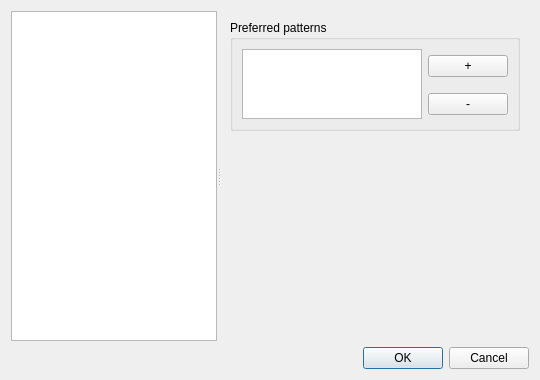
<?xml version="1.0" encoding="UTF-8"?>
<ui version="4.0">
 <class>SettingsDialog</class>
 <widget class="QDialog" name="SettingsDialog">
  <property name="geometry">
   <rect>
    <x>0</x>
    <y>0</y>
    <width>540</width>
    <height>380</height>
   </rect>
  </property>
  <property name="windowTitle">
   <string>Settings</string>
  </property>
  <layout class="QGridLayout" name="gridLayout">
   <item row="0" column="0">
    <widget class="QSplitter" name="splitter">
     <property name="orientation">
      <enum>Qt::Horizontal</enum>
     </property>
     <property name="childrenCollapsible">
      <bool>false</bool>
     </property>
     <widget class="QTreeWidget" name="menu">
      <property name="sizePolicy">
       <sizepolicy hsizetype="Expanding" vsizetype="Expanding">
        <horstretch>0</horstretch>
        <verstretch>0</verstretch>
       </sizepolicy>
      </property>
      <property name="minimumSize">
       <size>
        <width>110</width>
        <height>0</height>
       </size>
      </property>
      <property name="autoExpandDelay">
       <number>0</number>
      </property>
      <property name="indentation">
       <number>5</number>
      </property>
      <property name="uniformRowHeights">
       <bool>true</bool>
      </property>
      <property name="animated">
       <bool>true</bool>
      </property>
      <property name="headerHidden">
       <bool>true</bool>
      </property>
      <attribute name="headerDefaultSectionSize">
       <number>36</number>
      </attribute>
      <attribute name="headerMinimumSectionSize">
       <number>36</number>
      </attribute>
      <column>
       <property name="text">
        <string notr="true">1</string>
       </property>
      </column>
     </widget>
     <widget class="QStackedWidget" name="content">
      <property name="sizePolicy">
       <sizepolicy hsizetype="Preferred" vsizetype="Preferred">
        <horstretch>0</horstretch>
        <verstretch>0</verstretch>
       </sizepolicy>
      </property>
      <property name="currentIndex">
       <number>0</number>
      </property>
      <widget class="QWidget" name="generalPage">
       <layout class="QGridLayout" name="gridLayout_6">
        <item row="0" column="0">
         <widget class="QGroupBox" name="groupBox_2">
          <property name="title">
           <string>Preferred patterns</string>
          </property>
          <layout class="QGridLayout" name="gridLayout_5">
           <item row="0" column="0" rowspan="2">
            <widget class="QListWidget" name="listWidget"/>
           </item>
           <item row="0" column="1">
            <widget class="QPushButton" name="pushButton">
             <property name="text">
              <string>+</string>
             </property>
            </widget>
           </item>
           <item row="1" column="1">
            <widget class="QPushButton" name="pushButton_2">
             <property name="text">
              <string>-</string>
             </property>
            </widget>
           </item>
          </layout>
         </widget>
        </item>
        <item row="1" column="0">
         <spacer name="verticalSpacer_3">
          <property name="orientation">
           <enum>Qt::Vertical</enum>
          </property>
          <property name="sizeHint" stdset="0">
           <size>
            <width>20</width>
            <height>200</height>
           </size>
          </property>
         </spacer>
        </item>
       </layout>
      </widget>
      <widget class="QWidget" name="interfacePage">
       <layout class="QGridLayout" name="gridLayout_2">
        <item row="2" column="0">
         <widget class="QGroupBox" name="groupBox">
          <property name="title">
           <string>Library</string>
          </property>
          <layout class="QFormLayout" name="formLayout_4">
           <property name="fieldGrowthPolicy">
            <enum>QFormLayout::AllNonFixedFieldsGrow</enum>
           </property>
           <item row="0" column="1">
            <widget class="QCheckBox" name="libColors">
             <property name="text">
              <string>Enable colors</string>
             </property>
             <property name="checked">
              <bool>true</bool>
             </property>
            </widget>
           </item>
          </layout>
         </widget>
        </item>
        <item row="3" column="0">
         <widget class="QGroupBox" name="groupBox_3">
          <property name="title">
           <string>Tracks Informations</string>
          </property>
          <layout class="QGridLayout" name="gridLayout_3">
           <item row="1" column="0">
            <widget class="QRadioButton" name="bpStyle">
             <property name="text">
              <string>Beatport style</string>
             </property>
            </widget>
           </item>
           <item row="1" column="1">
            <widget class="QRadioButton" name="mikStyle">
             <property name="text">
              <string>MixedInKey style</string>
             </property>
            </widget>
           </item>
           <item row="0" column="0" colspan="2">
            <widget class="QLabel" name="label_6">
             <property name="text">
              <string>How keys must be displayed ?</string>
             </property>
            </widget>
           </item>
          </layout>
         </widget>
        </item>
        <item row="0" column="0">
         <widget class="QLabel" name="title_2">
          <property name="text">
           <string>&lt;html&gt;&lt;head/&gt;&lt;body&gt;&lt;p&gt;&lt;span style=&quot; font-size:10pt; font-weight:600;&quot;&gt;Interface&lt;/span&gt;&lt;/p&gt;&lt;/body&gt;&lt;/html&gt;</string>
          </property>
         </widget>
        </item>
        <item row="4" column="0">
         <spacer name="verticalSpacer">
          <property name="orientation">
           <enum>Qt::Vertical</enum>
          </property>
          <property name="sizeHint" stdset="0">
           <size>
            <width>20</width>
            <height>40</height>
           </size>
          </property>
         </spacer>
        </item>
        <item row="1" column="0">
         <widget class="QGroupBox" name="groupBox_4">
          <property name="title">
           <string>Language</string>
          </property>
          <layout class="QGridLayout" name="gridLayout_4">
           <item row="0" column="0">
            <widget class="QLabel" name="label_7">
             <property name="text">
              <string>Select your preferred language</string>
             </property>
            </widget>
           </item>
           <item row="0" column="1">
            <widget class="QComboBox" name="langSelection"/>
           </item>
          </layout>
         </widget>
        </item>
       </layout>
      </widget>
      <widget class="QWidget" name="networkPage">
       <layout class="QVBoxLayout" name="verticalLayout">
        <item>
         <widget class="QGroupBox" name="proxyGroup">
          <property name="title">
           <string>Enable proxy</string>
          </property>
          <property name="checkable">
           <bool>true</bool>
          </property>
          <layout class="QFormLayout" name="formLayout">
           <property name="fieldGrowthPolicy">
            <enum>QFormLayout::AllNonFixedFieldsGrow</enum>
           </property>
           <item row="0" column="0">
            <widget class="QLabel" name="label_2">
             <property name="text">
              <string>Host</string>
             </property>
            </widget>
           </item>
           <item row="0" column="1">
            <widget class="QLineEdit" name="proxyHost"/>
           </item>
           <item row="1" column="0">
            <widget class="QLabel" name="label_4">
             <property name="text">
              <string>User</string>
             </property>
            </widget>
           </item>
           <item row="1" column="1">
            <widget class="QLineEdit" name="proxyUser"/>
           </item>
           <item row="2" column="0">
            <widget class="QLabel" name="label_3">
             <property name="text">
              <string>Password</string>
             </property>
            </widget>
           </item>
           <item row="2" column="1">
            <widget class="QLineEdit" name="proxyPwd">
             <property name="echoMode">
              <enum>QLineEdit::Password</enum>
             </property>
            </widget>
           </item>
           <item row="3" column="1">
            <widget class="QLineEdit" name="proxyPort"/>
           </item>
           <item row="3" column="0">
            <widget class="QLabel" name="label_5">
             <property name="text">
              <string>Port</string>
             </property>
            </widget>
           </item>
          </layout>
         </widget>
        </item>
        <item>
         <spacer name="verticalSpacer_2">
          <property name="orientation">
           <enum>Qt::Vertical</enum>
          </property>
          <property name="sizeHint" stdset="0">
           <size>
            <width>20</width>
            <height>40</height>
           </size>
          </property>
         </spacer>
        </item>
       </layout>
      </widget>
     </widget>
    </widget>
   </item>
   <item row="1" column="0">
    <widget class="QDialogButtonBox" name="buttons">
     <property name="orientation">
      <enum>Qt::Horizontal</enum>
     </property>
     <property name="standardButtons">
      <set>QDialogButtonBox::Cancel|QDialogButtonBox::Ok</set>
     </property>
    </widget>
   </item>
  </layout>
 </widget>
 <resources/>
 <connections/>
</ui>
